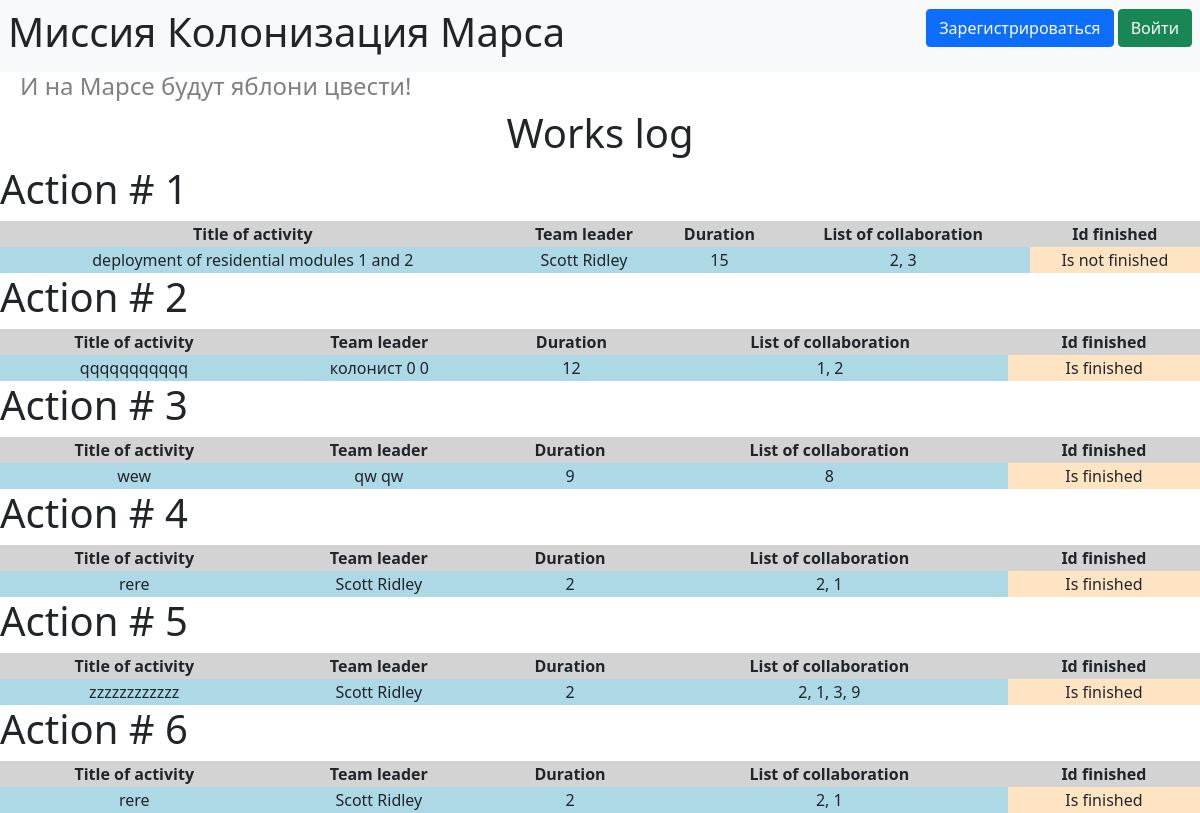
The page / on the database its author committed.
### data/job.py (models this page shows, shortened)
class Jobs (SqlAlchemyBase, SerializerMixin):
    __tablename__ = 'jobs'
    id = sqlalchemy.Column(sqlalchemy.Integer,
                           primary_key=True, autoincrement=True)
    team_leader = sqlalchemy.Column(sqlalchemy.Integer, sqlalchemy.ForeignKey('users.id'))
    job = sqlalchemy.Column(sqlalchemy.String)
    work_size = sqlalchemy.Column(sqlalchemy.Integer)
    collaborators = sqlalchemy.Column(sqlalchemy.String)
    start_date = sqlalchemy.Column(sqlalchemy.DateTime,
                                     default=datetime.datetime.now)
    end_date = sqlalchemy.Column(sqlalchemy.DateTime)
    is_finished = sqlalchemy.Column(sqlalchemy.Boolean)
    user = orm.relation('User')

### data/users.py (models this page shows, shortened)
class User(SqlAlchemyBase, UserMixin, SerializerMixin):
    __tablename__ = 'users'
    id = sqlalchemy.Column(sqlalchemy.Integer,
                           primary_key=True, autoincrement=True)
    name = sqlalchemy.Column(sqlalchemy.String, nullable=True)
    surname = sqlalchemy.Column(sqlalchemy.String)
    age = sqlalchemy.Column(sqlalchemy.Integer)
    position = sqlalchemy.Column(sqlalchemy.String)
    speciality = sqlalchemy.Column(sqlalchemy.String)
    address = sqlalchemy.Column(sqlalchemy.String)
    about = sqlalchemy.Column(sqlalchemy.String, nullable=True)
    email = sqlalchemy.Column(sqlalchemy.String,
                              index=True, unique=True, nullable=True)
    hashed_password = sqlalchemy.Column(sqlalchemy.String, nullable=True)
    created_date = sqlalchemy.Column(sqlalchemy.DateTime,
                                     default=datetime.datetime.now)
    news = orm.relation("News", back_populates='user')
    jobs = orm.relation('Jobs', back_populates='user')

### main.py (the view)
@app.route('/')
def works_log():
    db_sess = db_session.create_session()
    jobs = db_sess.query(Jobs).all()
    return render_template('works_log.html', jobs=jobs)

### data/db_session.py (called while the page is built)
def create_session() -> Session:
    global __factory
    return __factory()

### templates/works_log.html (shortened to what this page needs)
{% extends 'template.html' %}
{% block simulators %}
    <h1 style="text-align: center;">Works log</h1>
    {% for job in jobs %}
        <h1>Action # {{loop.index}}</h1>
        <table>
            <thead>
            <tr>
                <th>Title of activity</th>
                <th>Team leader</th>
                <th>Duration</th>
                <th>List of collaboration</th>
                <th>Id finished</th>
            </tr>
            </thead>
            <tbody>
                <tr>
                    <td>{{job.job}}</td>
                    <td>{{job.user.surname}} {{job.user.name}}</td>
                    <td>{{job.work_size}}</td>
                    <td>{{job.collaborators}}</td>
                    {% if job.is_finished %}
                        <td class="tab_tf">Is finished</td>
                    {% else %}
                        <td class="tab_tf">Is not finished</td>
                    {% endif %}
                </tr>
            </tbody>
        </table>
    {% endfor %}
{% endblock %}

### templates/template.html (shortened to what this page needs)
<!DOCTYPE html>
<html lang="en">
<head>
    <link rel="stylesheet"
        href="https://cdn.jsdelivr.net/npm/bootstrap@5.0.0-beta1/dist/css/bootstrap.min.css"
>
    <link rel="stylesheet" type="text/css" href="{{url_for('static', filename='css/style.css')}}" />
</head>
<body>
<header>
    <nav class="navbar navbar-light bg-light p-2 text-dark bg-opacity-10">
        <h1>Миссия Колонизация Марса</h1>
        {% if current_user.is_authenticated %}
            <a class="navbar-brand" href="/logout">{{ current_user.name }}</a>
        {% else %}
            <p>
                <a class="btn btn-primary " href="/register">Зарегистрироваться</a>
                <a class="btn btn-success" href="/login">Войти</a>
            </p>
        {% endif %}
    </nav>
</header>
    <h4>И на Марсе будут яблони цвести!</h4>
    {% block simulators %} {% endblock %}
</body>
</html>

### static/css/style.css (style rules this page uses)
h4 { color: #808080; margin-left: 20px; }
table { text-align: center; width: 100%; }
th { background-color: lightgray; }
td { background-color: lightblue; }
.tab_tf { background-color: bisque; }

### rows shown on the page
Jobs: job "deployment of residential modules 1 and 2", user.surname "Scott", user.name "Ridley", work_size "15", collaborators "2, 3", is_finished "Is not finished"
Jobs: job "qqqqqqqqqqq", user.surname "колонист 0", user.name "0", work_size "12", collaborators "1, 2", is_finished "Is finished"
Jobs: job "wew", user.surname "qw", user.name "qw", work_size "9", collaborators "8", is_finished "Is finished"
Jobs: job "rere", user.surname "Scott", user.name "Ridley", work_size "2", collaborators "2, 1", is_finished "Is finished"
Jobs: job "zzzzzzzzzzzz", user.surname "Scott", user.name "Ridley", work_size "2", collaborators "2, 1, 3, 9", is_finished "Is finished"
Jobs: job "rere", user.surname "Scott", user.name "Ridley", work_size "2", collaborators "2, 1", is_finished "Is finished"
